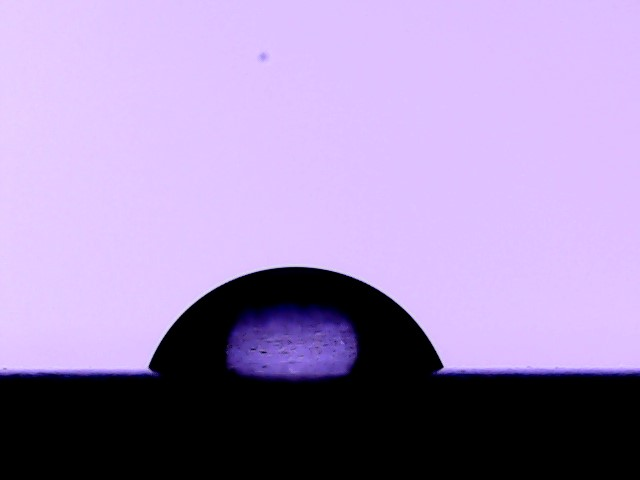
#> input picture img/Prueba.jpg, 640 x 480 px
$ python Angle_Contact.py
#> lines starting #> are read from the running program, lines starting #| are printed output that depends on the picture; after the words box and inside, x2 and y2 are one past the last pixel; in counts of white or black regions, pixels touching at a corner belong together
from Funciones import *
import cv2
import numpy as np
import matplotlib.pyplot as plt

#https://www.codespeedy.com/convert-rgb-to-binary-image-in-python/
img = cv2.imread('img/Prueba.jpg', 0) #Almaceno la img original
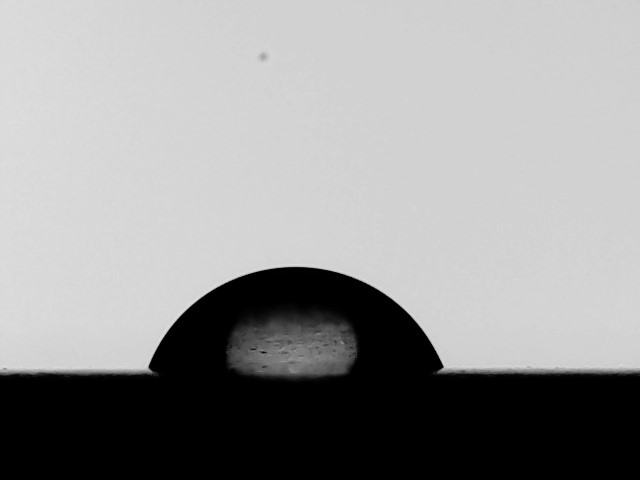
#> img: shape (480, 640); min 0, max 231, mean 150.1
height, width = img.shape[:2] #Guardo las dimensiones de la img
#> height = 480; width = 640
ret, img_bin = cv2.threshold(img, 127, 255, cv2.THRESH_BINARY) #Genero la img binarizada, el valor ret es el valor de umbral que retorna la función
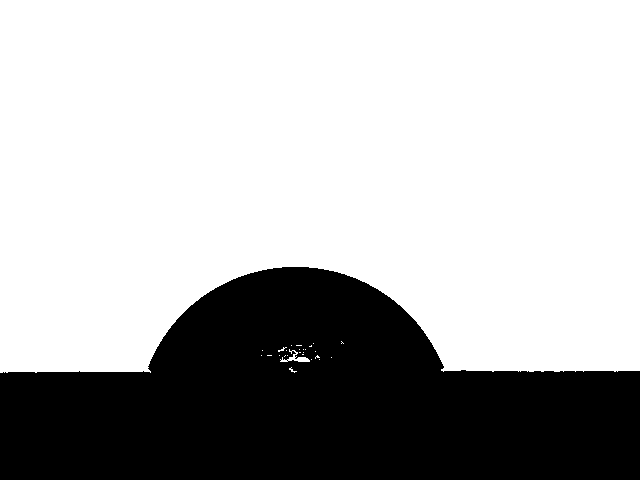
#> img_bin: shape (480, 640); 70.1% white; 1 black region, box (x1, y1, x2, y2) and area: (0, 267, 640, 480) 91984
#edges = np.asarray(img_bin) #Transformo la img_bin en un array
#puntos = Pointsv1(edges) #Reconozco el contorno de la img_bin
edges = cv2.Canny(img, 127, 255)
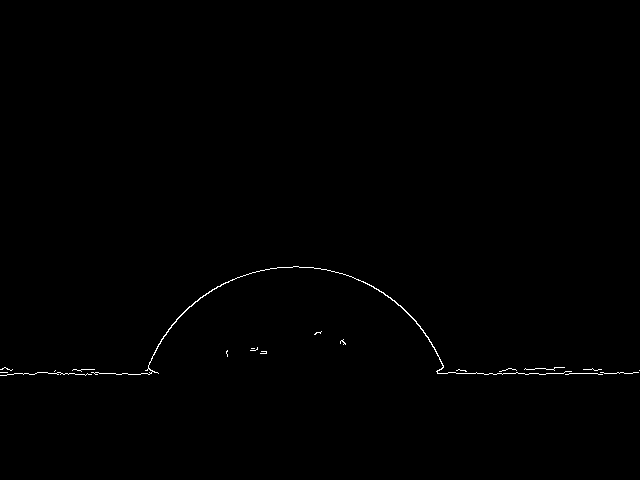
#> edges: shape (480, 640); 0.35% white in thin lines or dots, all inside (x1, y1, x2, y2) = (0, 266, 640, 376)
#> (the run stopped early here; a loop or call above may not have finished)
